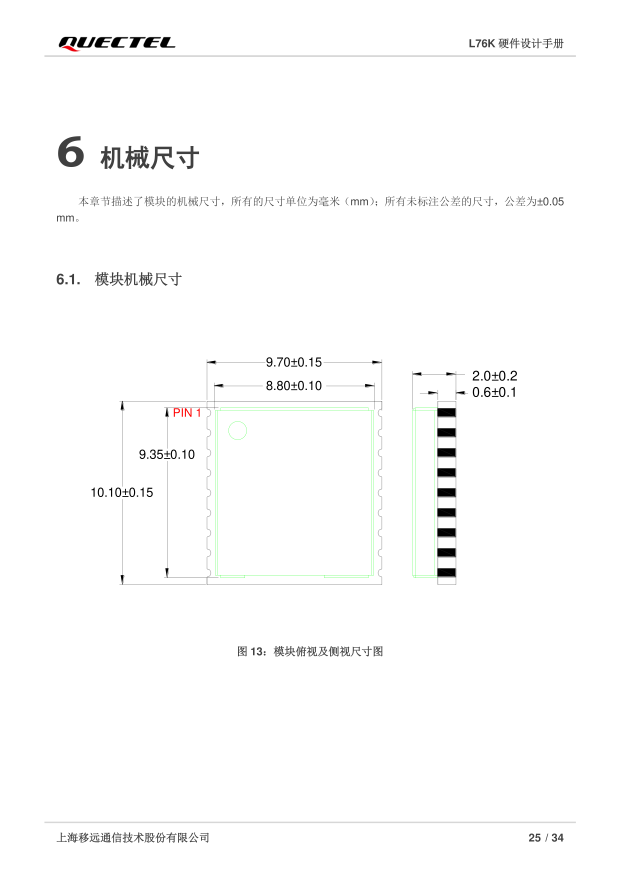
#> input picture ST909B-4G/Datasheet/pdf_render/C2916234_p26_300dpi.png, 2481 x 3508 px, found by its file name (shown at 1/4 size)
$ python p26_final.py
#> lines starting #> are read from the running program, lines starting #| are printed output that depends on the picture; after the words box and inside, x2 and y2 are one past the last pixel; in counts of white or black regions, pixels touching at a corner belong together
# Final L76K top-view measurement with black-rect calibration.
import numpy as np
from PIL import Image

im = Image.open(r'D:\Tracker\ST909B-4G\Datasheet\pdf_render\C2916234_p26_300dpi.png').convert('RGB')
#> im is the input picture: PIL image 2481x3508 RGB; mean R, G, B 251.6, 251.7, 251.6
a = np.array(im).astype(int)
R, G, B = a[..., 0], a[..., 1], a[..., 2]
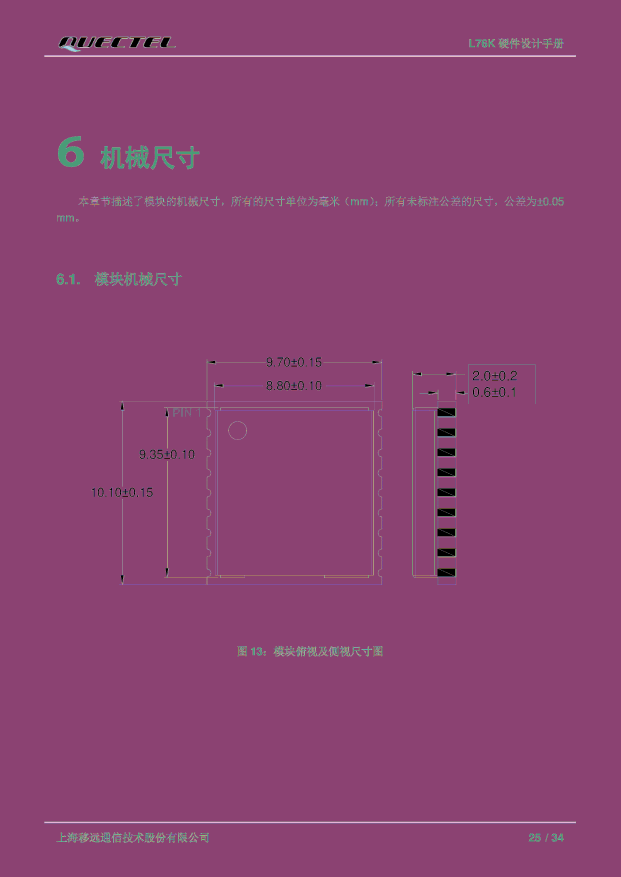
#> R: shape (3508, 2481) int64 (shown at 1/4 size); 256 distinct labels, from 0 to 255; one colour per label, 0 black
#> G: shape (3508, 2481) int64; 256 distinct labels, from 0 to 255
#> B: shape (3508, 2481) int64; 256 distinct labels, from 0 to 255
green = (G > 120) & (R < 120) & (B < 120)
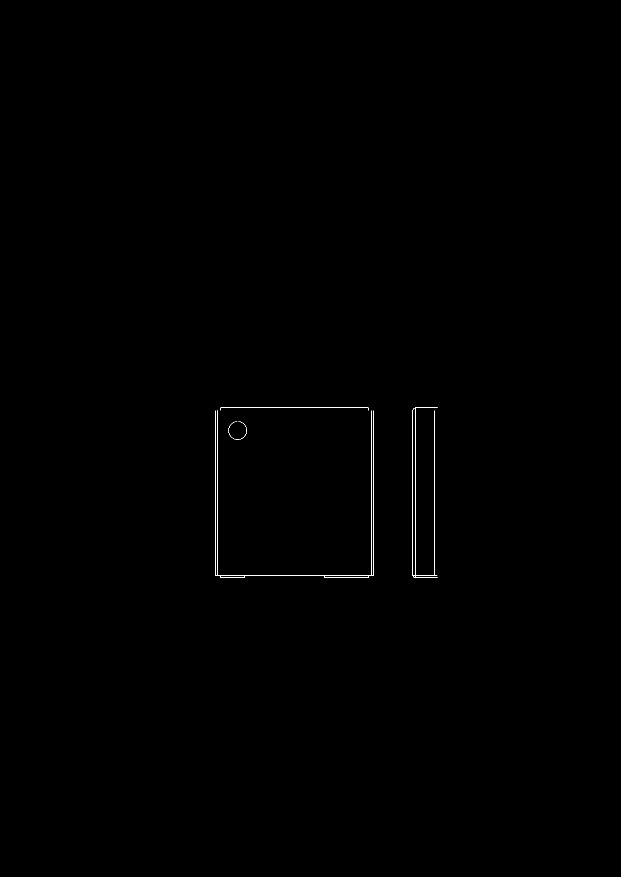
#> green: shape (3508, 2481) bool (shown at 1/4 size); 0.08% white in thin lines or dots, all inside (x1, y1, x2, y2) = (860, 1631, 1751, 2312)
dark = (R < 210) & (G < 210) & (B < 210) & ~green
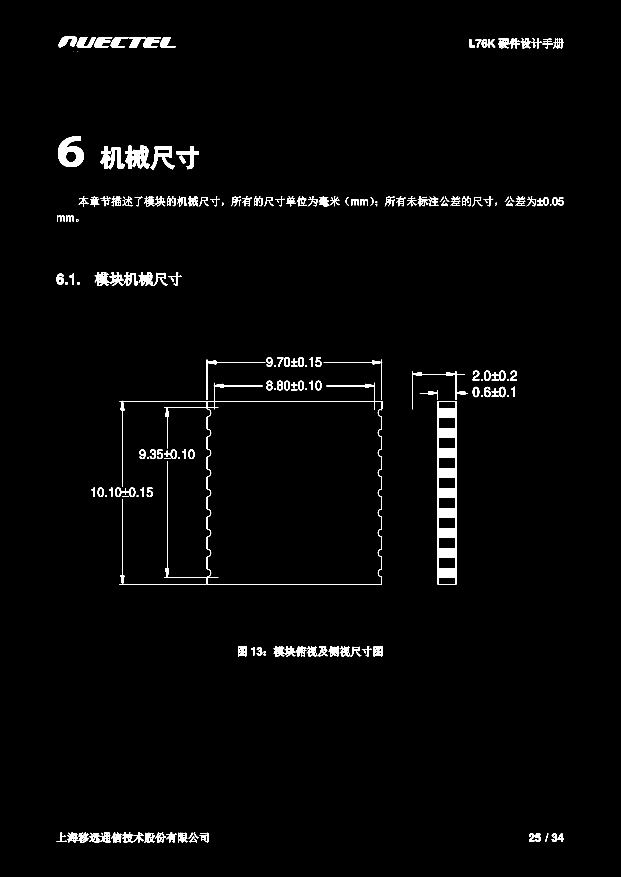
#> dark: shape (3508, 2481) bool (shown at 1/4 size); 1.6% white; 249 white regions (3 under 20 px), largest, box (x1, y1, x2, y2) and area: (1749, 1604, 1825, 2340) 25543, (656, 1531, 1529, 2340) 7923, (232, 545, 335, 668) 7380

# calibration: black rect x 827..1527 (9.70), y 1604..2339 (10.10)
SX = (1527.5 - 827.5) / 9.70
SY = (2339.5 - 1604.5) / 10.10
BX, BY = 827.5, 1604.5   # module (black rect) TL
GX, GY = 860, 1631       # green rect TL
print('cal: SX=%.2f SY=%.2f px/mm; black rect w=%.2f h=%.2f' % (SX, SY, 700 / SX, 735 / SY))

def bx(x): return (x - BX) / SX   # module-x
def by(y): return (y - BY) / SY   # module-y

# --- bump rows (left edge): zone x 830..859 (between black edge and green edge)
zone = dark[1610:2345, 831:859]
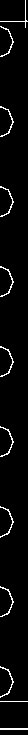
#> zone: shape (735, 28) bool; 3.4% white in thin lines or dots
rows = zone.sum(axis=1)
#> rows = 735 values, max 28 at index 21, min 0 at index 57, mean 0.961
on = rows > 0
runs = []
y = 0
while y < len(on):
    if on[y]:
        j = y
        while j < len(on) and on[j]:
            j += 1
        if j - y >= 4:
            runs.append((y + 1610, j + 1610))
        y = j
    else:
        y += 1
#> this loop made 436 passes
#> y on passes 1, 51: 57, 137
#> y on passes 2 to 7: 58, 59, 60, 61, 62, 63
#> after the loop, j = 730; runs = [(1610, 1667), (1716, 1747), (1796, 1827), (1876, 1907), (1956, 1987), (2036, 2067), (2116, 2148), (2196, 2227), (2276, 2308)]; y = 735
print('LEFT bump runs (module-y):')
cs = []
for (s, e) in runs:
    cs.append((s + e) / 2)
    print('  %.3f..%.3f (len %.3f) center %.3f' % (by(s), by(e), (e - s) / SY, by((s + e) / 2)))
#> this loop made 9 passes
#|   0.076..0.859 (len 0.783) center 0.467
#|   1.532..1.958 (len 0.426) center 1.745
#|   2.631..3.057 (len 0.426) center 2.844
#|   3.731..4.157 (len 0.426) center 3.944
#|   4.830..5.256 (len 0.426) center 5.043
#|   5.929..6.355 (len 0.426) center 6.142
#|   7.029..7.469 (len 0.440) center 7.249
#|   8.128..8.554 (len 0.426) center 8.341
#> (further printed lines are left out)
#> after the loop, cs = [1638.5, 1731.5, 1811.5, 1891.5, 1971.5, 2051.5, 2132, 2211.5, 2292]
print('  pitches:', ['%.3f' % ((b - a) / SY) for a, b in zip(cs, cs[1:])])
#|   pitches: ['1.278', '1.099', '1.099', '1.099', '1.099', '1.106', '1.092', '1.106']
if len(cs) >= 2:
    print('  center span: %.3f mm' % ((cs[-1] - cs[0]) / SY))
#|   center span: 8.980 mm

# bump1 top edge, bump9 bottom edge
print('  row extent: %.3f..%.3f' % (by(runs[0][0]), by(runs[-1][1])))
#|   row extent: 0.076..9.667

# --- green rect edges in module coords
print('green rect: x %.3f..%.3f (w %.3f) y %.3f..%.3f (h %.3f)' % (
    bx(860), bx(1496), (1496 - 860) / SX, by(1631), by(2300), (2300 - 1631) / SY))

# --- 9.35 dim ext lines: horizontal dark segments in x 640..826
reg = dark[1580:2380, 640:826]
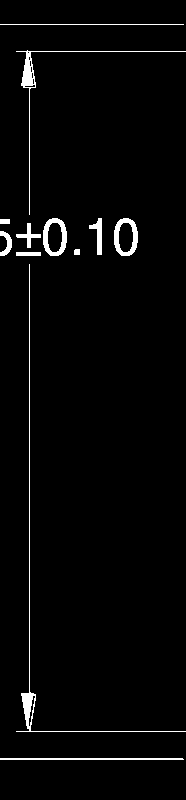
#> reg: shape (800, 186) bool; 2.5% white; 12 white regions, largest, box (x1, y1, x2, y2) and area: (16, 264, 186, 732) 906, (16, 50, 186, 215) 614, (43, 218, 67, 256) 421
rowsum = reg.sum(axis=1)
#> rowsum = 800 values, max 184 at index 24, min 0 at index 0, mean 4.57
ys = np.nonzero(rowsum > 15)[0]
#> ys = 43 values from 24 to 759
groups = []
for y in ys:
    if groups and y - groups[-1][-1] <= 3:
        groups[-1].append(y)
    else:
        groups.append([y])
#> this loop made 43 passes
#> y on passes 1 to 12: 24, 51, 218, 219, 220, 221, 222, 223, 224, 225, 226, 227
#> after the loop, groups = 5 items
print('left-dim area horizontal segments:')
for g in groups:
    xs = np.nonzero(dark[1580 + g[0]:1580 + g[-1] + 1, 640:826].any(axis=0))[0]
    print('  y %d..%d (module-y %.3f..%.3f) x %d..%d (module-x %.3f..%.3f)' % (
        1580 + g[0], 1580 + g[-1], by(1580 + g[0]), by(1580 + g[-1]),
        640 + xs.min(), 640 + xs.max(), bx(640 + xs.min()), bx(640 + xs.max())))
#> this loop made 5 passes
#> g on passes 1, 2, 4, 5: [24], [51], [731], [758, 759]
#|   y 1604..1604 (module-y -0.007..-0.007) x 640..823 (module-x -2.598..-0.062)
#|   y 1631..1631 (module-y 0.364..0.364) x 656..825 (module-x -2.377..-0.035)
#|   y 1798..1835 (module-y 2.659..3.167) x 640..777 (module-x -2.598..-0.700)
#|   y 2311..2311 (module-y 9.708..9.708) x 656..825 (module-x -2.377..-0.035)
#|   y 2338..2339 (module-y 10.079..10.093) x 640..823 (module-x -2.598..-0.062)
